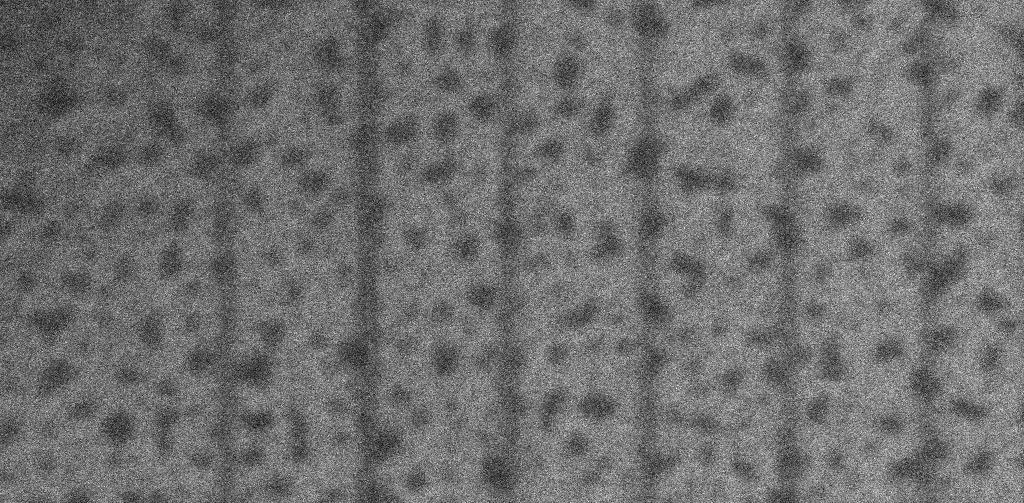
//> input picture test0.tif, 1024 x 503 px
$ ./nanolinewidth test0.tif out.png   (built with g++ and OpenCV 4)
//> lines starting //> are read from the running program, lines starting //| are printed output that depends on the picture
#include <iostream>
#include <stdexcept>
#include <algorithm>
#include "opencv2/imgproc/imgproc.hpp"
#include "opencv2/highgui/highgui.hpp"

void medianBlurElab(cv::Mat_<unsigned char>& img, int k){
	cv::Mat_<unsigned char> temp;
	cv::medianBlur(img,temp,k*2+1);
	img = temp.clone();

}
void computeSquaredColorWeight(const cv::Mat_<unsigned char>& img, std::vector<float>& w){
	w = std::vector<float>(img.cols,0);
	for(int j = 0; j < img.rows; ++j)
		for(int i = 0; i < img.cols; ++i){
			unsigned int c = static_cast<unsigned char>(img.at<unsigned char>(j,i));
			unsigned int c2 = c*c;
			w[i] += c2;
		}

	for(int i = 0; i < img.cols; ++i)
		w[i] /= img.rows;

	const float maxVal = *(std::max_element(w.begin(),w.end()));
	const float minVal = *(std::min_element(w.begin(),w.end()));
	for(int i = 0; i < img.cols; ++i)
		w[i] = (w[i]-minVal)/(maxVal-minVal);
}

void applyColumnMap(cv::Mat_<unsigned char>& img, const std::vector<float>& w, float saturationOffset, float saturationFactor){
	for(int j = 0; j < img.rows; ++j)
		for(int i = 0; i < img.cols; ++i){
			const float scale = (saturationOffset+w[i])*saturationFactor;
			img.at<unsigned char>(j,i) = std::min(scale*img.at<unsigned char>(j,i),255.f);
		}
}

void logColumnMap(const std::vector<float>& w, int rows, const std::string& name){
	cv::Mat_<float> log(rows,w.size());
	for(int j = 0; j < rows; ++j)
		for(int i = 0; i < w.size(); ++i){
			log.at<float>(j,i) = w[i]*255;
		}
	cv::imwrite(name, log);
}

void bilateralFilterOnMap(std::vector<float>& w, int radius, float radSigma, float wSigma){
	std::vector<float>& c_w = w;
	for(int i = radius; i < w.size()-radius; ++i){
		float tW = 0;
		float val = 0;
		for(int r = -radius; r <= radius; ++r){
			float rw = std::exp(-(r*r)/(2*radSigma*radSigma));
			float ww = std::exp(-std::pow(w[i]-w[i+r],2)/(2*wSigma*wSigma));
			float ew = rw*ww;
			val += c_w[i+r]*ew;
			tW += ew;
		}
		w[i] = val/tW;
	}
}
void paramList(){
	std::cout << "Single_nm_linewidth_measurement.exe input output (par value )*" << std::endl;
	std::cout << "Parameters:" << std::endl;
	std::cout << "medianBlurKernelRadius:\t-mr" << std::endl;
	std::cout << "bilateralRadius:\t-br" << std::endl;
	std::cout << "bilateralDistSigma:\t-bds" << std::endl;
	std::cout << "bilateralWeightSigma:\t-bws" << std::endl;
	std::cout << "saturationFactor:\t-sf" << std::endl;
	std::cout << "saturationOffset:\t-so" << std::endl;
}

/************* Main *****************/
int main(int argc, char *argv[]){
	try{
		if(argc<3){
			std::cout << "Wrong number of parameter";
			paramList();
			return 1;
		}
		int medianBlurKernelRadius	= 1;
		int bilateralRadius			= 3;
		float bilateralDistSigma	= 1.5;
		float bilateralWeightSigma	= 0.03;
		float saturationFactor		= 1.5f;
		float saturationOffset		= 0.05f;

		for(int p = 3; p < argc; ++p){
			std::string param(argv[p]);
			if(param.compare("-mr") == 0 && p < argc-1){
				++p;
				medianBlurKernelRadius = atoi(argv[p]);
			}else if(param.compare("-br") == 0 && p < argc-1){
				++p;
				bilateralRadius = atoi(argv[p]);
			}else if(param.compare("-bds") == 0 && p < argc-1){
				++p;
				bilateralDistSigma = atof(argv[p]);
			}else if(param.compare("-bws") == 0 && p < argc-1){
				++p;
				bilateralWeightSigma = atof(argv[p]);
			}else if(param.compare("-sf") == 0 && p < argc-1){
				++p;
				saturationFactor = atof(argv[p]);
			}else if(param.compare("-so") == 0 && p < argc-1){
				++p;
				saturationOffset = atof(argv[p]);
			}else{
				std::cout << "Wrong parameter" << std::endl;
				paramList();
				return 3;
			}
		}

		cv::Mat_<unsigned char> src = cv::imread(argv[1],CV_LOAD_IMAGE_GRAYSCALE);
//> src is the input picture: 503 rows x 1024 cols, CV_8UC1; min 6, max 255, mean 110.5
		cv::Mat_<unsigned char> elabImage = src.clone();

		if(medianBlurKernelRadius>0){
			medianBlurElab(elabImage,medianBlurKernelRadius);
			cv::imwrite("medianBlur.png", elabImage);
		}

		std::vector<float> squaredColorWeight;
		computeSquaredColorWeight(elabImage,squaredColorWeight);
//> after the loop in computeSquaredColorWeight, `for(int j = 0; j < img.rows; ++j)`: w = 1024 values, max 8704137 at index 969, min 3301410 at index 364, mean 6276241.3
//> after the loop in computeSquaredColorWeight, `for(int i = 0; i < img.cols; ++i)`: w = 1024 values, max 17304.4 at index 969, min 6563.4 at index 364, mean 12477.6
//> in computeSquaredColorWeight, `const float maxVal = *(std::max_element(w.begin(),w.end()));`: maxVal = 17304.4
//> in computeSquaredColorWeight, `const float minVal = *(std::min_element(w.begin(),w.end()));`: minVal = 6563.4
//> after the loop in computeSquaredColorWeight, `for(int i = 0; i < img.cols; ++i)`: w = 1024 values, max 1 at index 969, min 0 at index 364, mean 0.551
//> squaredColorWeight has the same summary as w in computeSquaredColorWeight
		logColumnMap(squaredColorWeight,elabImage.rows,"squaredColorWeights.png");
//> in logColumnMap, `cv::Mat_<float> log(rows,w.size());`: log: 503 rows x 1024 cols, CV_32FC1; every value is 0
//> after the loop in logColumnMap, `for(int j = 0; j < rows; ++j)`:
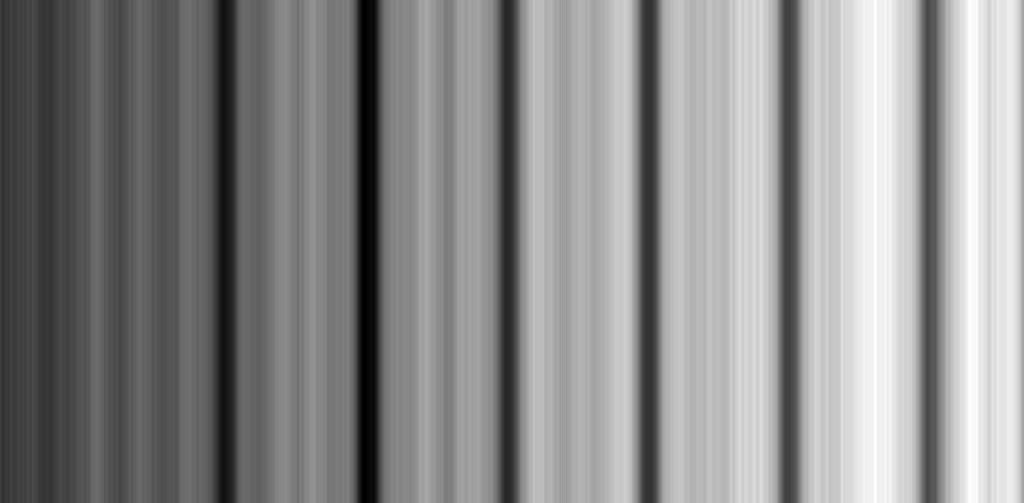
//> log: 503 rows x 1024 cols, CV_32FC1; min 0, max 255, mean 140.4

		if(bilateralRadius > 0 && bilateralDistSigma > 0 && bilateralWeightSigma > 0){
			bilateralFilterOnMap(squaredColorWeight,bilateralRadius,bilateralDistSigma,bilateralWeightSigma);
//> in bilateralFilterOnMap, `std::vector<float>& c_w = w;`: c_w has the same summary as w in computeSquaredColorWeight
//> the loop in bilateralFilterOnMap, `for(int i = radius; i < w.size()-radius; ++i)` made 1018 passes
//> (val, tW) on passes 1 to 3: (0.681, 3.31), (0.701, 3.33), (0.768, 3.5)
//> after the loop in bilateralFilterOnMap, `for(int i = radius; i < w.size()-radius; ++i)`: w = 1024 values, max 0.988 at index 969, min 0.0056 at index 364, mean 0.551
//> squaredColorWeight has the same summary as w in bilateralFilterOnMap
			logColumnMap(squaredColorWeight,elabImage.rows,"bilateralWeights.png");
		}

		applyColumnMap(elabImage,squaredColorWeight,saturationOffset,saturationFactor);
//> after the loop in applyColumnMap, `for(int j = 0; j < img.rows; ++j)`:
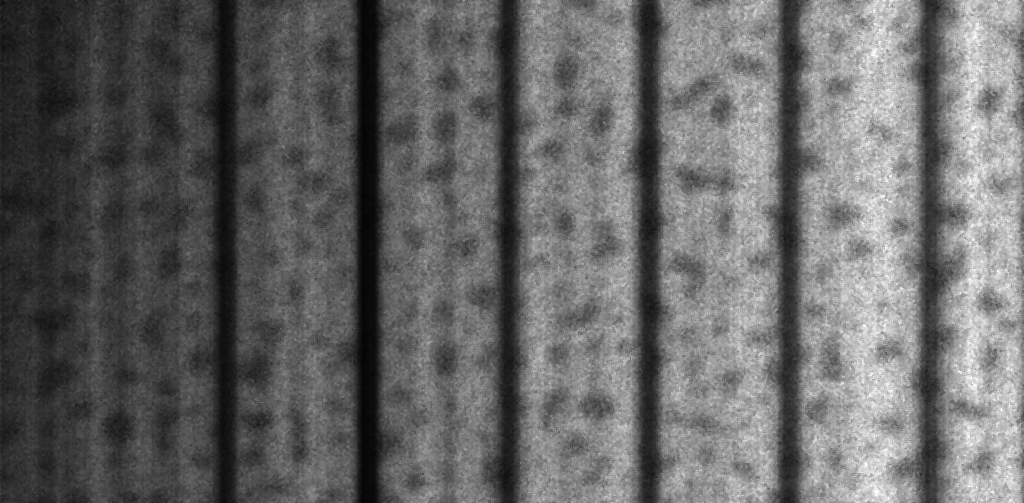
//> img: 503 rows x 1024 cols, CV_8UC1; min 3, max 255, mean 102.5

		cv::imwrite(argv[2], elabImage);
	}catch(...){
		return 2;
	}
	return 0;
}
